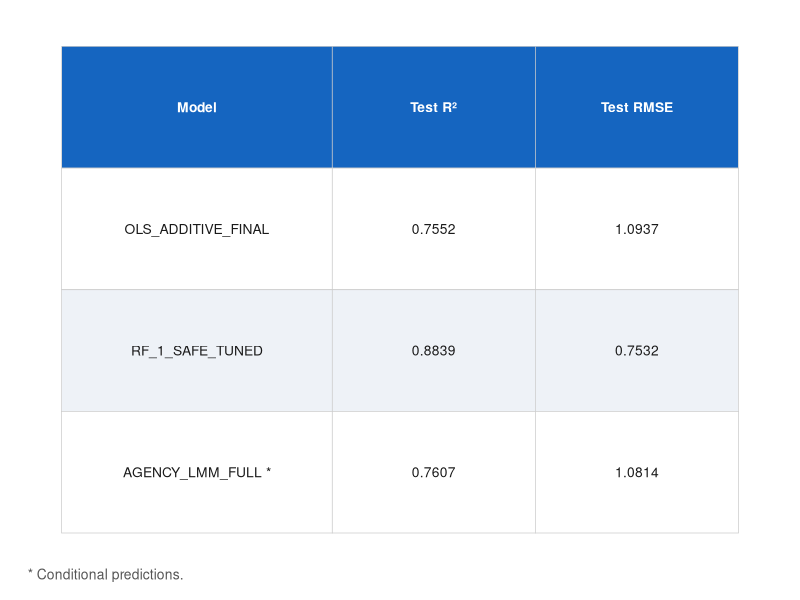

This chart was generated by the following R code:
.libPaths(c("C:/Users/Anthony/R/win-library/4.6", .libPaths()))
library(ggplot2)
library(dplyr)

out_dir <- "modeling/dataset_a_part2/outputs"

# ── Column layout (data units) ─────────────────────────────────────────────────
# Edges: 0 | 4.0 | 7.0 | 10.0
# Cols:  [     Model     ] [ Test R² ] [ Test RMSE ]
col_x <- c(2.00, 5.50, 8.50)
col_w <- c(4.00, 3.00, 3.00)

BLUE_DARK  <- "#1565C0"
ROW_LIGHT  <- "#FFFFFF"
ROW_STRIPE <- "#EEF2F7"
TEXT_COL   <- "#1A1A1A"

# ── Source data (locked 2013-2014 holdout metrics) ─────────────────────────────
models   <- c(
  "OLS_ADDITIVE_FINAL",
  "RF_1_SAFE_TUNED",
  "AGENCY_LMM_FULL *"
)
test_r2   <- c(0.7552, 0.8839, 0.7607)
test_rmse <- c(1.0937, 0.7532, 1.0814)
n <- length(models)

# ── Cell builder ───────────────────────────────────────────────────────────────
cell <- function(x, y, w, label, bg, fg, face) {
  data.frame(x=x, y=y, w=w, label=label, bg=bg, fg=fg, face=face,
             stringsAsFactors=FALSE)
}

# Row y=0: header
hdr <- cell(col_x, 0, col_w,
            c("Model", "Test R²", "Test RMSE"),
            BLUE_DARK, "white", "bold")

# Data rows y=-1, -2, -3
dat <- bind_rows(lapply(seq_len(n), function(i) {
  cell(col_x, -i, col_w,
       c(models[i],
         sprintf("%.4f", test_r2[i]),
         sprintf("%.4f", test_rmse[i])),
       if (i %% 2 == 1) ROW_LIGHT else ROW_STRIPE,
       TEXT_COL, "plain")
}))

cells <- bind_rows(hdr, dat)

# ── Plot ───────────────────────────────────────────────────────────────────────
p <- ggplot(cells, aes(x = x, y = y)) +
  geom_tile(aes(width = w, height = 1, fill = bg),
            color = "#CCCCCC", linewidth = 0.25) +
  geom_text(aes(label = label, color = fg, fontface = face),
            size = 3.5, hjust = 0.5, vjust = 0.5) +
  scale_fill_identity() +
  scale_color_identity() +
  coord_cartesian(xlim = c(0, 10), ylim = c(-n - 0.5, 0.5)) +
  labs(caption = "* Conditional predictions.") +
  theme_void() +
  theme(
    plot.background = element_rect(fill = "white", color = NA),
    plot.caption    = element_text(size = 10, hjust = 0, color = "#555555",
                                   margin = margin(t = 8)),
    plot.margin     = margin(16, 20, 12, 20)
  )

ggsave(
  filename = file.path(out_dir, "fig_test_benchmark_comparison.png"),
  plot     = p,
  width    = 8,
  height   = 2.6,
  dpi      = 150,
  bg       = "white"
)
message("PNG written: fig_test_benchmark_comparison.png")
